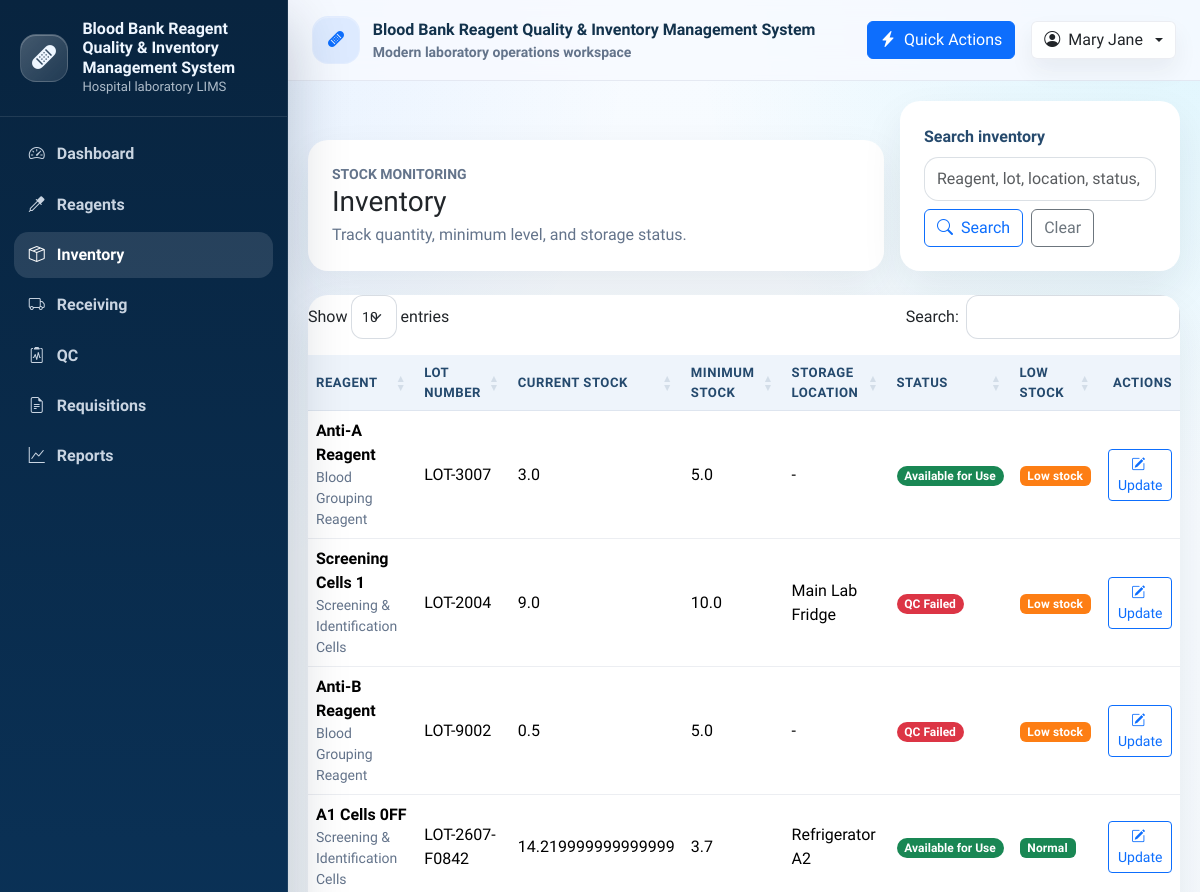
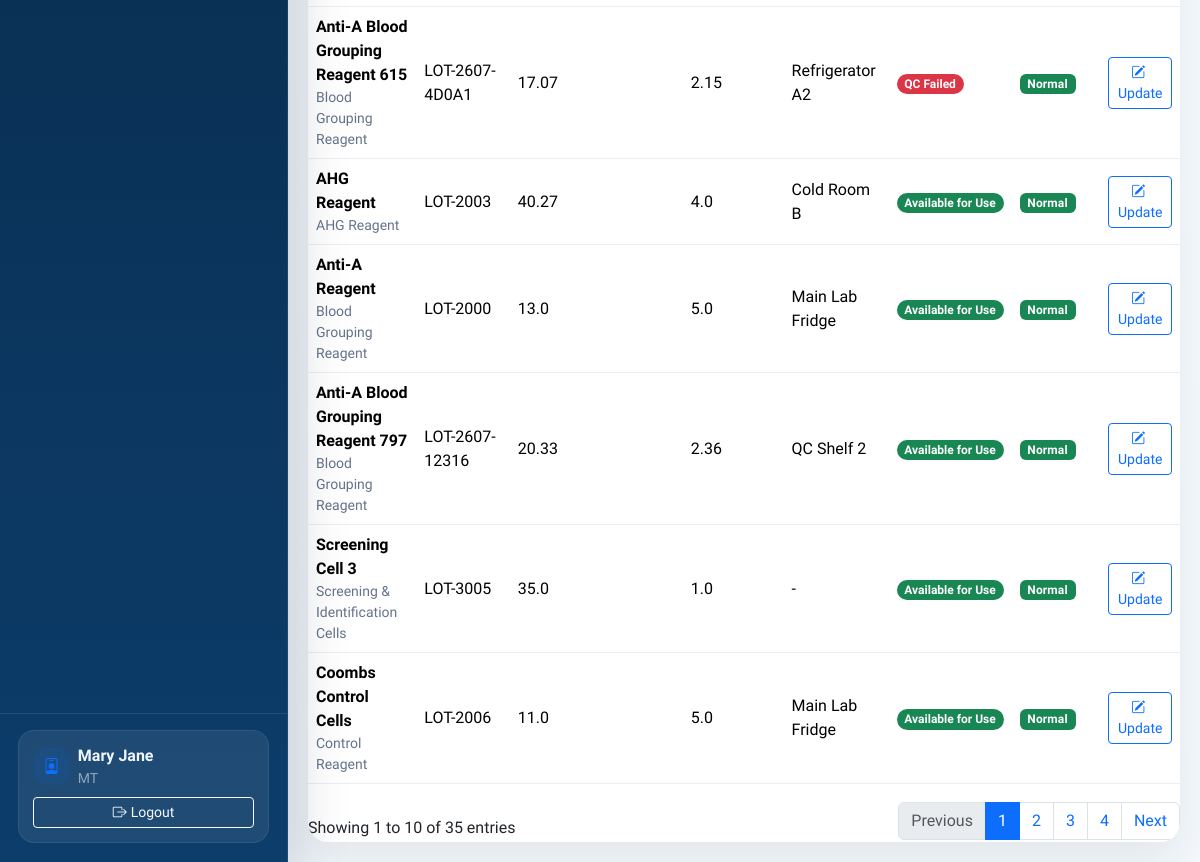
/inventory (signed in), run on the app's committed database (2 pictures, top to bottom).
### tables this page shows
CREATE TABLE User (
    user_id INTEGER PRIMARY KEY AUTOINCREMENT,
    username TEXT NOT NULL UNIQUE,
    password_hash TEXT NOT NULL,
    full_name TEXT NOT NULL,
    email TEXT UNIQUE,
    role TEXT NOT NULL DEFAULT 'staff',
    is_active INTEGER NOT NULL DEFAULT 1 CHECK (is_active IN (0, 1)),
    created_at TEXT NOT NULL DEFAULT CURRENT_TIMESTAMP,
    updated_at TEXT
);

CREATE TABLE Inventory (
    inventory_id INTEGER PRIMARY KEY AUTOINCREMENT,
    reagent_id INTEGER NOT NULL,
    lot_number TEXT NOT NULL,
    expiry_date TEXT,
    quantity_on_hand REAL NOT NULL DEFAULT 0,
    minimum_level REAL NOT NULL DEFAULT 0,
    storage_location TEXT,
    status TEXT NOT NULL DEFAULT 'available',
    last_updated TEXT NOT NULL DEFAULT CURRENT_TIMESTAMP,
    created_at TEXT NOT NULL DEFAULT CURRENT_TIMESTAMP,
    updated_at TEXT,
    UNIQUE (reagent_id, lot_number),
    FOREIGN KEY (reagent_id) REFERENCES Reagent(reagent_id)
        ON UPDATE CASCADE
        ON DELETE CASCADE
);

CREATE TABLE Reagent (
    reagent_id INTEGER PRIMARY KEY AUTOINCREMENT,
    reagent_code TEXT NOT NULL UNIQUE,
    reagent_name TEXT NOT NULL,
    supplier_id INTEGER,
    manufacturer TEXT,
    category TEXT,
    unit_of_measure TEXT NOT NULL,
    storage_condition TEXT,
    critical_level INTEGER NOT NULL DEFAULT 0,
    is_active INTEGER NOT NULL DEFAULT 1 CHECK (is_active IN (0, 1)),
    created_at TEXT NOT NULL DEFAULT CURRENT_TIMESTAMP,
    updated_at TEXT, reagent_type TEXT, lot_number TEXT, manufacturer_date TEXT, expiry_date TEXT, supplier TEXT, minimum_level REAL NOT NULL DEFAULT 0,
    FOREIGN KEY (supplier_id) REFERENCES Supplier(supplier_id)
        ON UPDATE CASCADE
        ON DELETE SET NULL
);

### controller.py (the view)
    @app.route("/inventory")
    @login_required
    def inventory_list():
        return view.render_inventory_list(
            inventory_items=model.list_inventory(request.args.get("q", "").strip()),
            search_term=request.args.get("q", "").strip(),
        )

### templates/inventory/list.html (shortened to what this page needs)
{% extends "base.html" %}
{% import "_macros.html" as ui %}
{% block content %}
<div class="row g-3 align-items-end mb-4">
  <div class="col-12 col-xl-8">
    <div class="card border-0">
      <div class="card-body p-4">
          <div class="d-flex flex-column flex-md-row justify-content-between align-items-md-end gap-3">
            <div>
              <div class="small text-uppercase text-muted fw-semibold">Stock monitoring</div>
              <h1 class="h3 mb-1">Inventory</h1>
              <p class="text-muted mb-0">Track quantity, minimum level, and storage status.</p>
            </div>
          </div>
        </div>
      </div>
    </div>
  <div class="col-12 col-xl-4">
    <div class="card border-0">
      <div class="card-body p-4">
        <form class="row g-2" method="get" action="{{ url_for('inventory_list') }}">
          <div class="col-12">
            <label class="form-label fw-semibold" for="q">Search inventory</label>
            <input type="text" class="form-control" id="q" name="q" value="{{ search_term }}" placeholder="Reagent, lot, location, status, supplier">
          </div>
          <div class="col-12 d-grid d-sm-flex gap-2">
            <button type="submit" class="btn btn-outline-primary"><i class="bi bi-search me-2"></i>Search</button>
            <a class="btn btn-outline-secondary" href="{{ url_for('inventory_list') }}">Clear</a>
          </div>
        </form>
      </div>
    </div>
  </div>
</div>
<div class="card border-0">
  <div class="card-body p-0 table-wrapper">
    <div class="table-responsive">
      <table class="table table-hover align-middle" data-datatable="true" data-dt-actions="true">
        <thead>
          <tr>
            <th>Reagent</th>
            <th>Lot Number</th>
            <th>Current Stock</th>
            <th>Minimum Stock</th>
            <th>Storage Location</th>
            <th>Status</th>
            <th>Low Stock</th>
            <th class="text-end">Actions</th>
          </tr>
        </thead>
        <tbody>
          {% for item in inventory_items %}
            {% set low_stock = item.quantity_on_hand <= item.minimum_level %}
            <tr>
              <td>
                <div class="fw-semibold">{{ item.reagent_name or "-" }}</div>
                <div class="text-muted small">{{ item.reagent_type or "-" }}</div>
              </td>
              <td>{{ item.lot_number or "-" }}</td>
              <td>{{ item.quantity_on_hand }}</td>
              <td>{{ item.minimum_level }}</td>
              <td>{{ item.storage_location or "-" }}</td>
              <td>{{ ui.status_badge(item.status or 'Available') }}</td>
              <td>
                {% if low_stock %}
                  <span class="badge status-badge status-low">Low stock</span>
                {% else %}
                  <span class="badge status-badge status-success">Normal</span>
                {% endif %}
              </td>
              <td class="text-end">
                <a class="btn btn-sm btn-outline-primary" href="{{ url_for('inventory_update', inventory_id=item.inventory_id) }}">
                  <i class="bi bi-pencil-square me-1"></i>Update
                </a>
              </td>
            </tr>
          {% else %}
            <tr>
              <td colspan="8" class="text-center text-muted py-4">No inventory records found.</td>
            </tr>
          {% endfor %}
        </tbody>
      </table>
    </div>
  </div>
</div>
{% endblock %}

### templates/base.html (shortened to what this page needs)
<!doctype html>
<html lang="en">
<head>
  <link href="https://cdn.jsdelivr.net/npm/bootstrap@5.3.3/dist/css/bootstrap.min.css" rel="stylesheet">
  <link href="https://cdn.jsdelivr.net/npm/bootstrap-icons@1.11.3/font/bootstrap-icons.min.css" rel="stylesheet">
  <link href="https://cdn.datatables.net/1.13.8/css/dataTables.bootstrap5.min.css" rel="stylesheet">
  <link href="https://cdn.datatables.net/buttons/2.4.2/css/buttons.bootstrap5.min.css" rel="stylesheet">
  <link href="{{ url_for('static', filename='css/app.css') }}" rel="stylesheet">
</head>
<body class="app-shell">
  {% include "navbar.html" %}
  <div class="app-main">
    <header class="topbar">
      <div class="topbar-inner container-fluid py-3 px-3 px-lg-4 d-flex align-items-center justify-content-between gap-3">
        <div class="d-flex align-items-center gap-3 min-w-0">
          <div class="topbar-title min-w-0">
            <div class="brand-mark bg-soft-primary">
              <i class="bi bi-bandaid-fill"></i>
            </div>
            <div class="min-w-0">
              <div class="text-truncate">Blood Bank Reagent Quality & Inventory Management System</div>
              <div class="small text-muted">Modern laboratory operations workspace</div>
            </div>
          </div>
        </div>
        <div class="d-flex align-items-center gap-2 gap-lg-3">
          {% if g.user %}
            <button class="btn btn-primary d-none d-md-inline-flex align-items-center gap-2" data-bs-toggle="modal" data-bs-target="#quickActionsModal">
              <i class="bi bi-lightning-charge-fill"></i>
              Quick Actions
            </button>
            <div class="dropdown">
              <button class="btn user-chip dropdown-toggle d-flex align-items-center gap-2" data-bs-toggle="dropdown" aria-expanded="false">
                <i class="bi bi-person-circle"></i>
                <span class="d-none d-md-inline">{{ g.user.full_name or g.user.username }}</span>
              </button>
            </div>
          {% else %}
            <a class="btn btn-outline-primary" href="{{ url_for('login') }}">
              <i class="bi bi-box-arrow-in-right me-1"></i>Login
            </a>
          {% endif %}
        </div>
      </div>
    </header>
    <main class="content">
      {% block content %}{% endblock %}
    </main>
  </div>
  <div class="toast-container position-fixed top-0 end-0 p-3">
  </div>
</body>
</html>

### templates/_macros.html (shortened to what this page needs)
{% macro status_badge(text) -%}
{% set value = (text or "")|trim|lower %}
{% if not value %}
  {% set badge = "status-neutral" %}
{% elif "pass" in value or "active" in value or "available" in value or "approved" in value or "completed" in value or "fulfilled" in value or "success" in value %}
  {% set badge = "status-success" %}
{% elif "pending" in value or "near expiry" in value or "draft" in value or "submitted" in value or "warning" in value %}
  {% set badge = "status-warning" %}
{% elif "low stock" in value or value == "low" or "near" in value or "expiring" in value %}
  {% set badge = "status-low" %}
{% elif "fail" in value or "expired" in value or "rejected" in value or "inactive" in value %}
  {% set badge = "status-danger" %}
{% else %}
  {% set badge = "status-neutral" %}
{% endif %}
<span class="badge rounded-pill {{ badge }}">{{ text }}</span>
{%- endmacro %}

### templates/navbar.html (shortened to what this page needs)
{% set nav_items = [
  ('dashboard', 'Dashboard', 'bi-speedometer2', 'dashboard'),
  ('reagent_list', 'Reagents', 'bi-eyedropper', 'reagent'),
  ('inventory_list', 'Inventory', 'bi-box-seam', 'inventory'),
  ('receiving_list', 'Receiving', 'bi-truck', 'receiving'),
  ('qc_list', 'QC', 'bi-clipboard2-pulse', 'qc'),
  ('request_history', 'Requisitions', 'bi-file-earmark-text', 'request'),
  ('audit_log', 'Audit Log', 'bi-journal-text', 'audit'),
  ('reports', 'Reports', 'bi-graph-up', 'reports'),
] %}
<aside class="sidebar d-none d-lg-flex">
  <div class="sidebar-brand">
    <div class="brand-mark">
      <i class="bi bi-bandaid-fill fs-4"></i>
    </div>
    <div>
      <div class="brand-title">Blood Bank Reagent Quality & Inventory Management System</div>
      <div class="brand-subtitle">Hospital laboratory LIMS</div>
    </div>
  </div>
  <nav class="sidebar-nav nav flex-column">
    <a class="nav-link {% if request.endpoint == 'dashboard' %}active{% endif %}" href="{{ url_for('dashboard') }}">
      <i class="bi bi-speedometer2"></i>
      <span>Dashboard</span>
    </a>
    {% if g.user %}
      {% for endpoint, label, icon, token in nav_items[1:] %}
        {% if endpoint != 'audit_log' or g.user.role in ['SUP', 'ADM'] %}
        <a class="nav-link {% if token in (request.endpoint or '') %}active{% endif %}" href="{{ url_for(endpoint) }}">
          <i class="bi {{ icon }}"></i>
          <span>{{ label }}</span>
        </a>
        {% endif %}
      {% endfor %}
    {% else %}
      <a class="nav-link {% if request.endpoint == 'login' %}active{% endif %}" href="{{ url_for('login') }}">
        <i class="bi bi-box-arrow-in-right"></i>
        <span>Login</span>
      </a>
    {% endif %}
  </nav>
  <div class="sidebar-footer">
    {% if g.user %}
      <div class="sidebar-user">
        <div class="d-flex align-items-center gap-2 mb-2">
          <div class="activity-dot bg-soft-primary">
            <i class="bi bi-person-badge"></i>
          </div>
          <div class="min-w-0">
            <div class="fw-semibold text-truncate">{{ g.user.full_name or g.user.username }}</div>
            <div class="small text-white-50 text-uppercase">{{ g.user.role or 'staff' }}</div>
          </div>
        </div>
        <a class="btn btn-outline-light btn-sm w-100" href="{{ url_for('logout') }}">
          <i class="bi bi-box-arrow-right me-1"></i>Logout
        </a>
      </div>
    {% else %}
      <div class="small text-white-50">
        Public dashboard access is available. Sign in to manage records.
      </div>
    {% endif %}
  </div>
</aside>

### data on the page
User: user "Mary Jane", user "MT"
Inventory: reagent_name "Anti-A Reagent", reagent_type "Blood Grouping Reagent", lot_number "LOT-3007", quantity_on_hand "3.0", minimum_level "5.0", storage_location "-", status "Available for Use", shows "Low stock"
Inventory: reagent_name "Screening Cells 1", reagent_type "Screening & Identification Cells", lot_number "LOT-2004", quantity_on_hand "9.0", minimum_level "10.0", storage_location "Main Lab Fridge", status "QC Failed", shows "Low stock"
Inventory: reagent_name "Anti-B Reagent", reagent_type "Blood Grouping Reagent", lot_number "LOT-9002", quantity_on_hand "0.5", minimum_level "5.0", storage_location "-", status "QC Failed", shows "Low stock"
Inventory: reagent_name "A1 Cells 0FF", reagent_type "Screening & Identification Cells", lot_number "LOT-2607-F0842", quantity_on_hand "14.219999999999999", minimum_level "3.7", storage_location "Refrigerator A2", status "Available for Use", shows "Normal"
Inventory: reagent_name "Anti-A Blood Grouping Reagent 615", reagent_type "Blood Grouping Reagent", lot_number "LOT-2607-4D0A1", quantity_on_hand "17.07", minimum_level "2.15", storage_location "Refrigerator A2", status "QC Failed", shows "Normal"
Inventory: reagent_name "AHG Reagent", reagent_type "AHG Reagent", lot_number "LOT-2003", quantity_on_hand "40.27", minimum_level "4.0", storage_location "Cold Room B", status "Available for Use", shows "Normal"
Inventory: reagent_name "Anti-A Reagent", reagent_type "Blood Grouping Reagent", lot_number "LOT-2000", quantity_on_hand "13.0", minimum_level "5.0", storage_location "Main Lab Fridge", status "Available for Use", shows "Normal"
Inventory: reagent_name "Anti-A Blood Grouping Reagent 797", reagent_type "Blood Grouping Reagent", lot_number "LOT-2607-12316", quantity_on_hand "20.33", minimum_level "2.36", storage_location "QC Shelf 2", status "Available for Use", shows "Normal"
Inventory: reagent_name "Screening Cell 3", reagent_type "Screening & Identification Cells", lot_number "LOT-3005", quantity_on_hand "35.0", minimum_level "1.0", storage_location "-", status "Available for Use", shows "Normal"
Inventory: reagent_name "Coombs Control Cells", reagent_type "Control Reagent", lot_number "LOT-2006", quantity_on_hand "11.0", minimum_level "5.0", storage_location "Main Lab Fridge", status "Available for Use", shows "Normal"

### other printed values
{{ label }} "Reagents" "Inventory" "Receiving" "QC" "Requisitions" "Reports"
